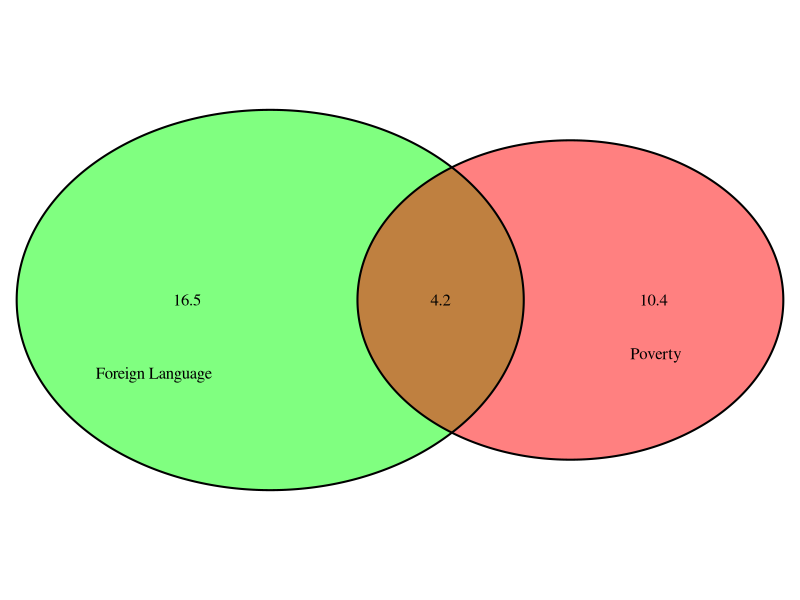
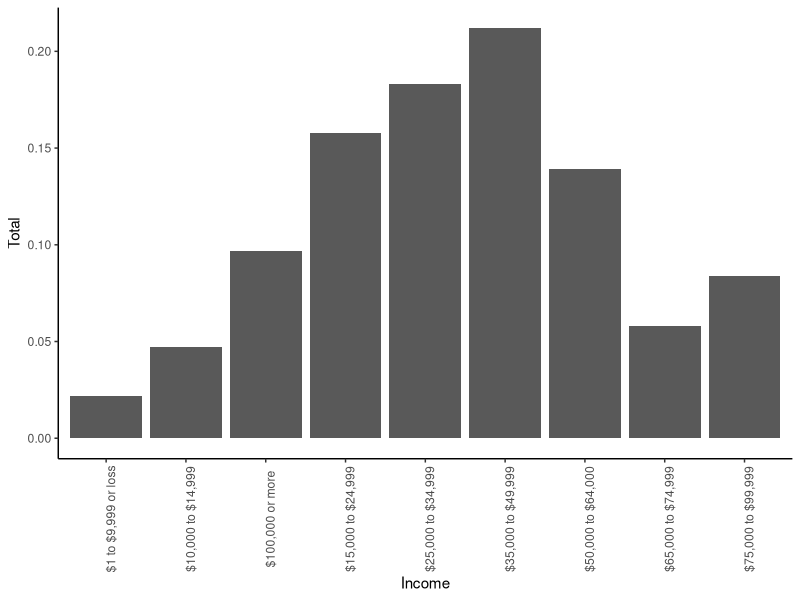

Source code (R) for these figures, in order:
## ---- chunk 1
knitr::opts_chunk$set(echo = TRUE)
## ---- chunk 2
# install.packages("VennDiagram")
library(VennDiagram)
draw.pairwise.venn(14.6, 20.7, cross.area = 4.2, c("Poverty", "Foreign Language"), fill=c("red","green"), cat.dist=-0.08)

## ---- chunk 3
df <- data.frame("Num of Bags" = c(0,1,2), "Cost"=c(0,25,35),"Probability"=c(0.54,0.34,0.12))
df
## ---- chunk 4
avg_rev <- sum(df$Cost*df$Probability)
avg_rev
## ---- chunk 5
sqrt(sum(df$Probability*(df$Cost-avg_rev)^2))
## ---- chunk 6
avg_rev*120
14.07871 * sqrt(120)
## ---- chunk 7

df <- data.frame("Income" =c("$1 to $9,999 or loss", 
            "$10,000 to $14,999", 
            "$15,000 to $24,999",
            "$25,000 to $34,999",
            "$35,000 to $49,999",
            "$50,000 to $64,000",
            "$65,000 to $74,999",
            "$75,000 to $99,999",
            "$100,000 or more"), "Total" =  c(.022, .047, .158, .183, .212, .139, .058, .084, 0.097))
df
## ---- chunk 8
library(ggplot2)
ggplot(df, aes(Income,Total))+geom_bar(stat = "identity")+theme_classic()+theme(
    axis.text.x = element_text(angle = 90)
)
## ---- chunk 9
sum(df$Total[1:5])
## ---- chunk 10
sum(df$Total[1:5])*0.41
